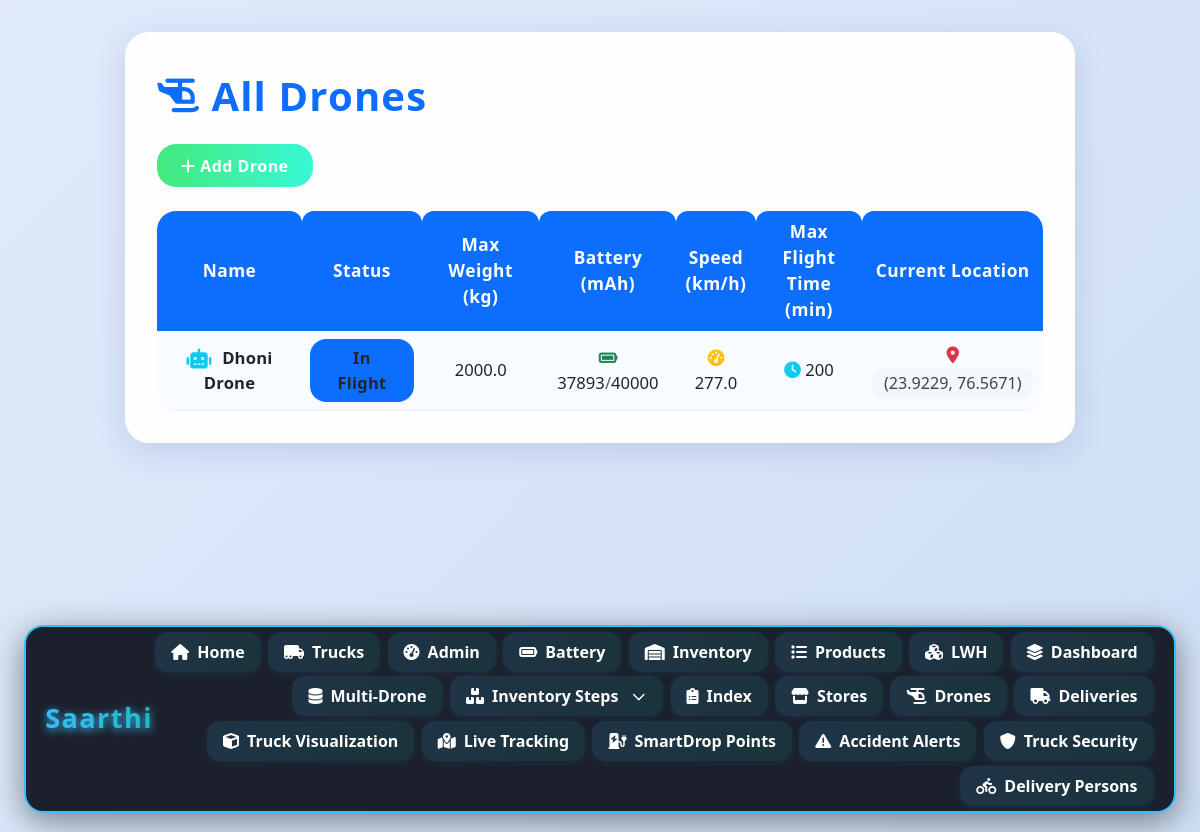
The page /drone/drones/ on the database as committed earlier.
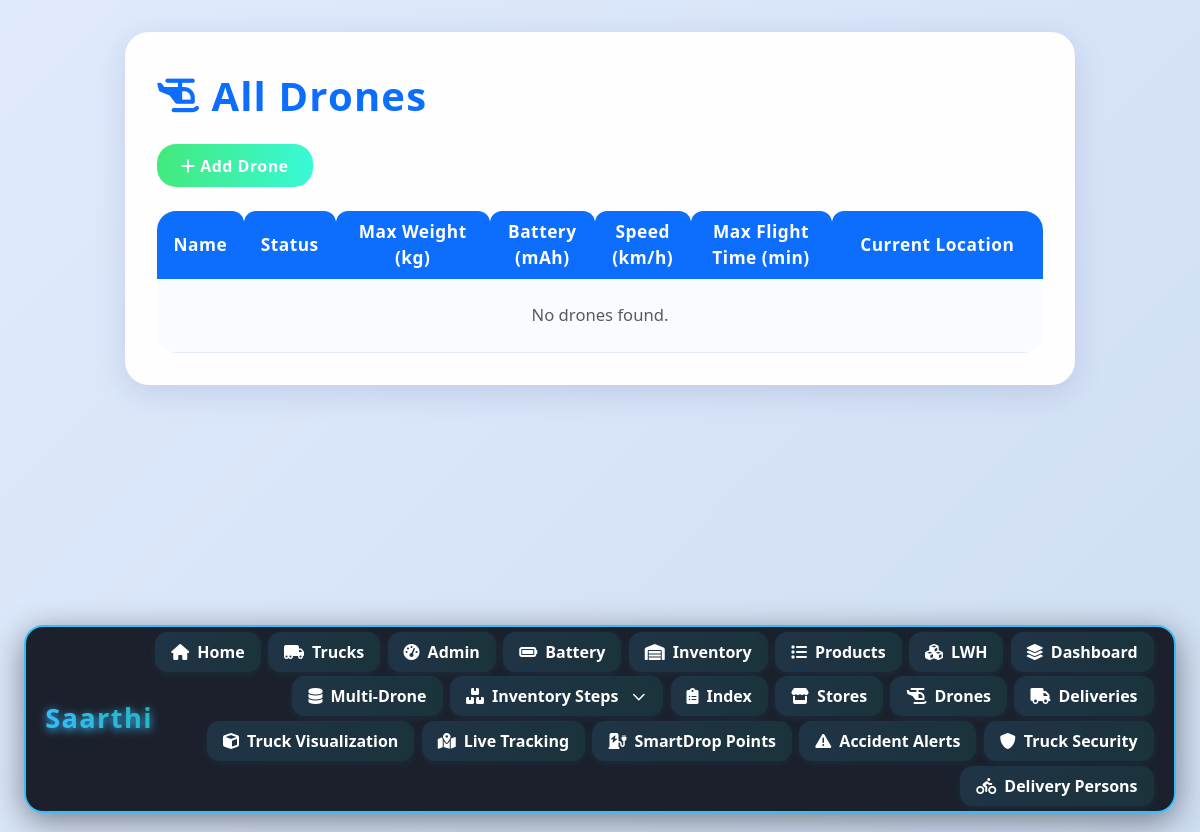
The same page on the database as committed later.
### inventory/models.py (models this page shows, shortened)
class Drone(models.Model):
    STATUS_CHOICES = [
        ('idle', 'Idle'),
        ('charging', 'Charging'),
        ('in_flight', 'In Flight'),
        ('maintenance', 'Maintenance'),
        ('offline', 'Offline'),
    ]
    name = models.CharField(max_length=100)
    max_weight_kg = models.FloatField()
    battery_capacity_mah = models.IntegerField()
    current_battery_mah = models.IntegerField()
    speed_kmph = models.FloatField()
    max_flight_time_min = models.IntegerField()
    altitude_m = models.FloatField(default=0)
    status = models.CharField(max_length=20, choices=STATUS_CHOICES, default='idle')
    current_lat = models.FloatField(null=True, blank=True)
    current_lng = models.FloatField(null=True, blank=True)
    last_update = models.DateTimeField(auto_now=True)

### inventory/views.py (the view)
# urls.py: path('drones/', views.drone_list, name='drone_list'),
def drone_list(request):
    drones = Drone.objects.all()
    return render(request, 'drone/drone_list.html', {'drones': drones})

### templates/drone/drone_list.html (shortened to what this page needs)
<!DOCTYPE html>
<html>
<head>
    <link rel="stylesheet" href="https://cdn.jsdelivr.net/npm/bootstrap@5.3.0/dist/css/bootstrap.min.css">
    <link rel="stylesheet" href="https://cdnjs.cloudflare.com/ajax/libs/font-awesome/6.4.2/css/all.min.css">
</head>
<body>
    <div class="fancy-card">
        <h1><i class="fa-solid fa-helicopter"></i> All Drones</h1>
        <a href="{% url 'add_drone' %}" class="btn btn-success mb-4"><i class="fa-solid fa-plus"></i> Add Drone</a>
        <div class="table-responsive">
            <table class="table fancy-table table-hover align-middle mb-0">
                <thead>
                    <tr>
                        <th>Name</th>
                        <th>Status</th>
                        <th>Max Weight<br>(kg)</th>
                        <th>Battery<br>(mAh)</th>
                        <th>Speed<br>(km/h)</th>
                        <th>Max Flight<br>Time (min)</th>
                        <th>Current Location</th>
                    </tr>
                </thead>
                <tbody>
                {% for drone in drones %}
                    <tr>
                        <td class="drone-name">
                            <i class="fa-solid fa-robot drone-icon text-info"></i>
                            {{ drone.name }}
                        </td>
                        <td>
                            <span class="status-badge
                                {% if drone.status == 'in_flight' %}bg-primary
                                {% elif drone.status == 'idle' %}bg-success
                                {% elif drone.status == 'assigned' %}bg-warning text-dark
                                {% else %}bg-secondary{% endif %}">
                                {{ drone.get_status_display }}
                            </span>
                        </td>
                        <td>{{ drone.max_weight_kg }}</td>
                        <td>
                            <i class="fa-solid fa-battery-full text-success"></i>
                            {{ drone.current_battery_mah }}<span class="text-muted">/</span>{{ drone.battery_capacity_mah }}
                        </td>
                        <td>
                            <i class="fa-solid fa-gauge-high text-warning"></i>
                            {{ drone.speed_kmph }}
                        </td>
                        <td>
                            <i class="fa-solid fa-clock text-info"></i>
                            {{ drone.max_flight_time_min }}
                        </td>
                        <td>
                            {% if drone.current_lat and drone.current_lng %}
                                <i class="fa-solid fa-location-dot text-danger"></i>
                                <span class="location-coords">
                                    ({{ drone.current_lat|floatformat:4 }}, {{ drone.current_lng|floatformat:4 }})
                                </span>
                            {% else %}
                                <span class="text-muted">-</span>
                            {% endif %}
                        </td>
                    </tr>
                {% empty %}
                    <tr>
                        <td colspan="7" class="text-center text-muted py-4">No drones found.</td>
                    </tr>
                {% endfor %}
                </tbody>
            </table>
        </div>
    </div>
    {% include "navbar.html" %}
</body>
</html>

Rows that differ between the two databases and show on the page:
removed Drone: name "Dhoni Drone", status "In Flight", max_weight_kg "2000.0", current_battery_mah "37893", battery_capacity_mah "40000", speed_kmph "277.0", max_flight_time_min "200", current_lat "23.9229", current_lng "76.5671"
Other text that changed with them:
text now shown: "No drones found."
